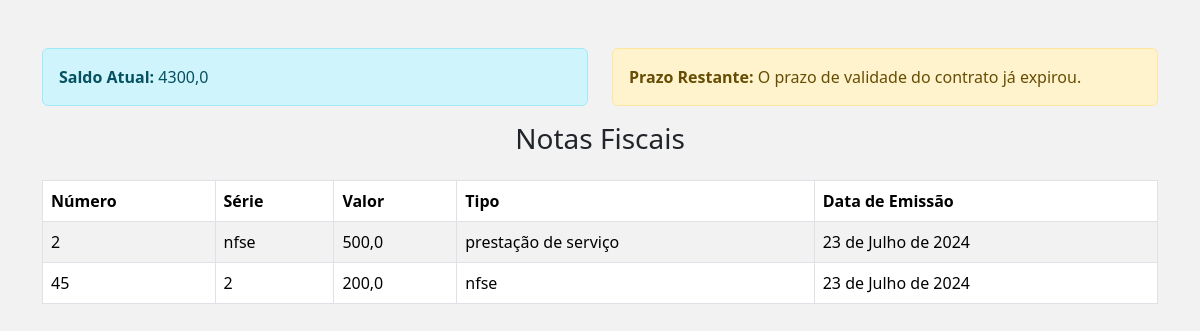
Page /contratos/relatorio/432018 on the committed database.
### biddingContracts/models.py (models this page shows, shortened)
class NotaFiscal(models.Model):
    num = models.IntegerField()
    serie = models.CharField(max_length=15)
    valor = models.FloatField()
    tipo = models.CharField(max_length=50)
    dataEmissao = models.DateField()
    contrato_fk = models.ForeignKey("Contrato", on_delete=models.CASCADE)
    class Meta:
        verbose_name_plural = "Notas Fiscais"

### biddingContracts/views.py (the view)
# urls.py: path('contratos/relatorio/<int:id_contrato>', views.contratosRelatorio, name='relatorio'),
def contratosRelatorio(request, id_contrato):
    contrato = Contrato.objects.get(numero=id_contrato)
    notasFiscais = NotaFiscal.objects.filter(contrato_fk = id_contrato)
    saldoAtual = contrato.valor
    hoje = datetime.today()
    hoje = hoje.date()
    dataFinalContrato = contrato.dataFinal
    prazoRestante = relativedelta(dataFinalContrato, hoje)
    mensagem = verifica_prazo_validade_contrato(prazoRestante, dataFinalContrato, hoje)
    for notas in notasFiscais:
        if notas.contrato_fk.numero == contrato.numero:
            saldoAtual -= notas.valor
    context = {
        "notasfiscais": notasFiscais,
        "saldoAtual": saldoAtual,
        "vigencia": mensagem
        }
    return render(request, "contratos_relatorio.html", context)

### biddingContracts/views.py (called while the page is built)
def verifica_prazo_validade_contrato(prazoRestante, dataFinal, hoje):
    mensagem = " "
    if dataFinal >= hoje:
        mensagem = f"O contrato é válido por mais {prazoRestante.years} anos, {prazoRestante.months} meses e {prazoRestante.days} dias."
        return mensagem
    else:
        mensagem =  "O prazo de validade do contrato já expirou."
    return mensagem

### biddingContracts/templates/contratos_relatorio.html (shortened to what this page needs)
{% extends "base_template.html" %}
{% block content %}
<div class="container my-5">
    <div class="row">
        <div class="col-md-6">
            <div class="alert alert-info" role="alert">
                <strong>Saldo Atual:</strong> {{ saldoAtual }}
            </div>
        </div>
        <div class="col-md-6">
            <div class="alert alert-warning" role="alert">
                <strong>Prazo Restante:</strong> {{ vigencia }}
            </div>
        </div>
    </div>
    <h3 class="text-center mb-4">Notas Fiscais</h3>
    {% if notasfiscais %}
    <div class="table-responsive">
        <table class="table table-striped table-bordered">
            <thead class="thead-dark">
                <tr>
                    <th>Número</th>
                    <th>Série</th>
                    <th>Valor</th>
                    <th>Tipo</th>
                    <th>Data de Emissão</th>
                </tr>
            </thead>
            <tbody>
                {% for nota in notasfiscais %}
                <tr>
                    <td>{{ nota.num }}</td>
                    <td>{{ nota.serie }}</td>
                    <td>{{ nota.valor }}</td>
                    <td>{{ nota.tipo }}</td>
                    <td>{{ nota.dataEmissao }}</td>
                </tr>
                {% endfor %}
            </tbody>
        </table>
    </div>
    {% else %}
    <p class="text-center">Sem notas fiscais emitidas por enquanto</p>
    {% endif %}
</div>
{% endblock %}

### rows in the picture
NotaFiscal: num "2", serie "nfse", valor "500,0", tipo "prestação de serviço", dataEmissao "23 de Julho de 2024"
NotaFiscal: num "45", serie "2", valor "200,0", tipo "nfse", dataEmissao "23 de Julho de 2024"

### other values in the picture
{{ saldoAtual }} "4300,0"
{{ vigencia }} "O prazo de validade do contrato já expirou."
